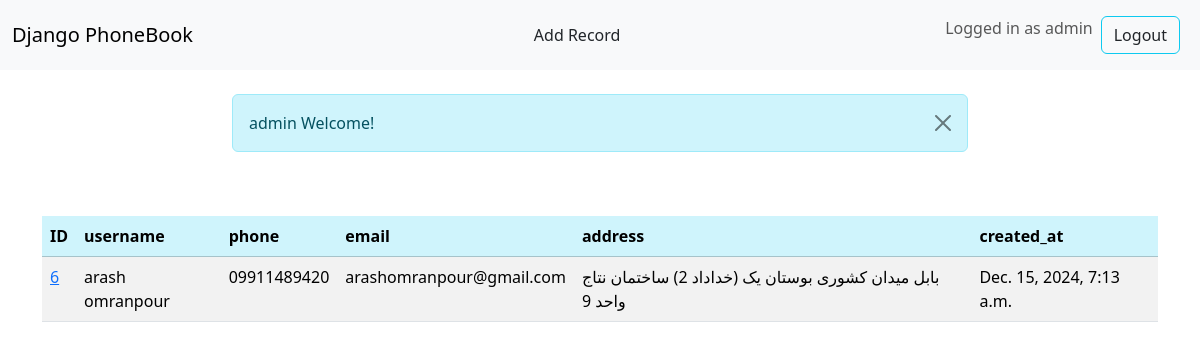
The app's page / (signed in) with its own data.
### PB_mod/models.py (models this page shows, shortened)
class Contact(models.Model):
    username=models.CharField(max_length=40)
    phone=models.CharField(max_length=30,verbose_name="phone number")
    email=models.EmailField(max_length=30,verbose_name="email",blank=True,null=True)
    address=models.CharField(max_length=300,verbose_name="Address")
    created_at=models.DateTimeField(auto_now_add=True)
    updated_at=models.DateTimeField(auto_now=True)

### PB_mod/views.py (the view)
# urls.py: path("",views.home,name="home"),
def home(request):
    if request.user.is_authenticated:
        messages.info(request, f"{request.user.username} Welcome!")
        records=models.Contact.objects.all()
        if records:
            context = {"records":records}
            return render(request, "home.html", context)
        else:
            return render(request,"home.html")
    else:
        messages.info(request, "Welcome Guest!")
        return render(request,"home.html")

### PB_mod/templates/home.html
{% extends "base.html" %}
{% block content %}
<div class="container">
    <div class="col-12 my-5">
        {% if records %}
        <table class="table  table-striped table-hover table-borderd">
            <thead  class="table-info">
                <th scope="col">ID</th>
                    <th scope="col">username</th>
                    <th scope="col">phone</th>
                    <th scope="col">email</th>
                    <th scope="col">address</th>
                    <th scope="col">created_at</th>
                </thead>
                <tbody>
                {% for record in records %}
                      <tr>
                        <td ><a href="{% url 'Record' record.id %}">
                            {{record.id}}
                        </a></td>
                      <td>
                          {{record.username}}
                        </td>
                        <td>
                            {{record.phone}}
                        </td>
                        <td>
                            {{record.email}}
                        </td>
                        <td>
                            {{record.address}}
                        </td>
                        <td>
                            {{record.created_at}}
                        </td>
                      </tr>
                {% endfor %}
            </tbody>
            </table>
        {% else %}
        <h4>no records found</h4>
        {% endif %}
    </div>
</div>
{% endblock content %}

### PB_mod/templates/base.html (shortened to what this page needs)
<!doctype html>
<html lang="en">
  <head>
    <link href="https://cdn.jsdelivr.net/npm/bootstrap@5.3.3/dist/css/bootstrap.min.css" rel="stylesheet">
  </head>
  <body>
    {% include 'navbar.html' %}
    {% if messages %}
    <div class="container mt-3">
        <div class="row">
            <div class="col-md-8 offset-md-2">
                {% for message in messages %}
                    <div class="alert alert-{{ message.tags }} alert-dismissible fade show mt-2 auto-dismiss" role="alert">
                        {{ message }}
                        <button type="button" class="btn-close" data-bs-dismiss="alert" aria-label="Close"></button>
                    </div>
                {% endfor %}
            </div>
        </div>
    </div>
    {% endif %}
    {% block content %}{% endblock content %}
  </body>
</html>

### PB_mod/templates/navbar.html (shortened to what this page needs)
<nav class="navbar navbar-expand-lg bg-body-tertiary">
  <div class="container-fluid">
      <a class="navbar-brand" href="{% url 'home' %}">Django PhoneBook</a>
      <div class="collapse navbar-collapse" id="navbarSupportedContent">
          {% if user.is_authenticated %}
          <a class="nav-item">
            <a class="nav-link" href="{% url 'add_record' %}">Add Record</a>
          </a>
          <ul class="navbar-nav ms-auto">
              <li class="nav-item">
                  <div class="navbar-text">Logged in as {{ user.username }}</div>
              </li>
              <li class="nav-item">
                  <form class="nav-link text-light d-inline-block" method="post" action="{% url 'logout' %}">
                      <button class="btn btn-outline-info text-dark" type="submit">Logout</button>
                  </form>
              </li>
          </ul>
          {% endif %}
      </div>
  </div>
</nav>

### records on screen
Contact: id "6", username "arash omranpour", phone "09911489420", email "arashomranpour@gmail.com", address "بابل میدان کشوری بوستان یک (خداداد 2) ساختمان نتاج واحد 9", created_at "Dec. 15, 2024, 7:13 a.m."

### other values on screen
{{ user.username }} "admin"
{{ message }} "admin Welcome!"
